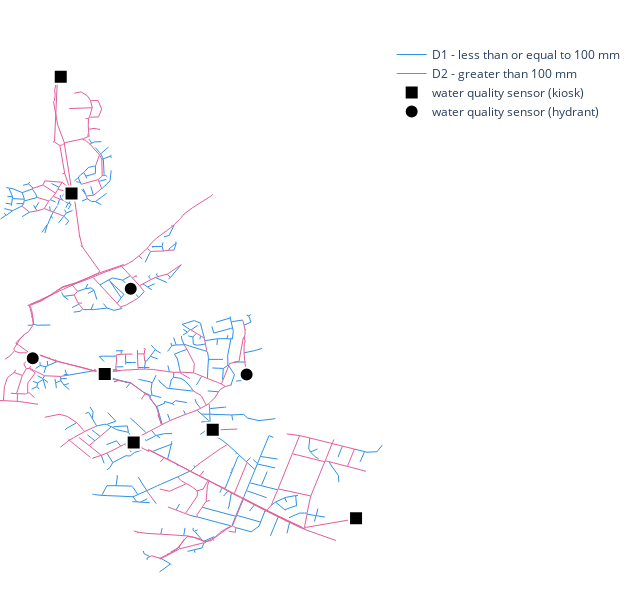
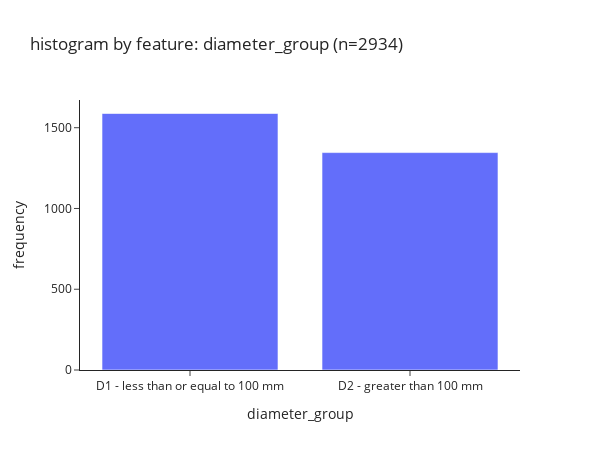

Here is the notebook cell these charts were saved with, in order:
### Markdown cell above
Diameter grouping.

### Code cell
diameter_thresh = [0.1]
feature_df['diameter_group'] = [
    'D1 - less than or equal to 100 mm' if diameter <= diameter_thresh[0] else 
    'D2 - greater than 100 mm' if diameter > diameter_thresh[0] else 
    np.nan
    for diameter in feature_df['diameter']
]

feature = 'diameter_group'
plot_features(feature_df, wq_sensors=True, show_legend=True, feature=feature)

fig = go.Figure(data=[go.Histogram(x=feature_df[feature], marker=dict(color=default_colors[0]))])
fig.update_layout(
    title=f"histogram by feature: {feature} (n={len(feature_df[feature])})",
    xaxis_title=feature,
    yaxis_title=f"frequency",
    template="simple_white",
    width=600,
    height=450
)
fig.show()

### Figure 1 — Plotly figure (JSON) as saved in the notebook; plotly's stock layout.template omitted (floating-point values rounded to 4 significant figures; data arrays with more than 128 entries replaced by an {"elided": "..."} marker saying what was removed)
{"data": [{"hoverinfo": "text", "line": {"color": "#2E91E5", "width": 1}, "mode": "lines", "name": "D1 - less than or equal to 100 mm", "text": "diameter_group: D1 - less than or equal to 100 mm", "type": "scatter", "x": {"elided": "4764 float values"}, "y": {"elided": "4764 float values"}}, {"hoverinfo": "text", "line": {"color": "#E15F99", "width": 1}, "mode": "lines", "name": "D2 - greater than 100 mm", "text": "diameter_group: D2 - greater than 100 mm", "type": "scatter", "x": {"elided": "4038 float values"}, "y": {"elided": "4038 float values"}}, {"hoverinfo": "text", "marker": {"color": "black", "line": {"color": "white", "width": 2}, "size": 14, "symbol": "square"}, "mode": "markers", "name": "water quality sensor (kiosk)", "text": ["BW1", "BW2", "BW4", "BW5", "BW9", "BW12"], "type": "scatter", "x": [363500.0, 364600.0, 365500.0, 363800.0, 364000.0, 363600.0], "y": [179800.0, 176800.0, 176000.0, 177269, 176700.0, 178800.0]}, {"hoverinfo": "text", "marker": {"color": "black", "line": {"color": "white", "width": 2}, "size": 14}, "mode": "markers", "name": "water quality sensor (hydrant)", "text": ["BW3", "BW6", "BW7"], "type": "scatter", "x": [363300.0, 364800.0, 364000.0], "y": [177400.0, 177300.0, 178000.0]}], "layout": {"height": 600, "hovermode": "closest", "margin": {"b": 0, "l": 0, "r": 0, "t": 40}, "paper_bgcolor": "white", "plot_bgcolor": "white", "showlegend": true, "width": 625, "xaxis": {"autorange": true, "range": [363100.0, 365700.0], "showgrid": false, "showspikes": false, "showticklabels": false, "type": "linear", "zeroline": false}, "yaxis": {"autorange": true, "range": [175300.0, 180100.0], "showgrid": false, "showspikes": false, "showticklabels": false, "type": "linear", "zeroline": false}}}

### Figure 2 — Plotly figure (JSON) as saved in the notebook; plotly's stock layout.template omitted (floating-point values rounded to 4 significant figures; data arrays with more than 128 entries replaced by an {"elided": "..."} marker saying what was removed)
{"data": [{"marker": {"color": "#636EFA"}, "type": "histogram", "x": {"elided": "2934 str values"}}], "layout": {"height": 450, "title": {"text": "histogram by feature: diameter_group (n=2934)"}, "width": 600, "xaxis": {"autorange": true, "range": [-0.5, 1.5], "title": {"text": "diameter_group"}, "type": "category"}, "yaxis": {"autorange": true, "range": [0, 1672.0], "title": {"text": "frequency"}}}}
